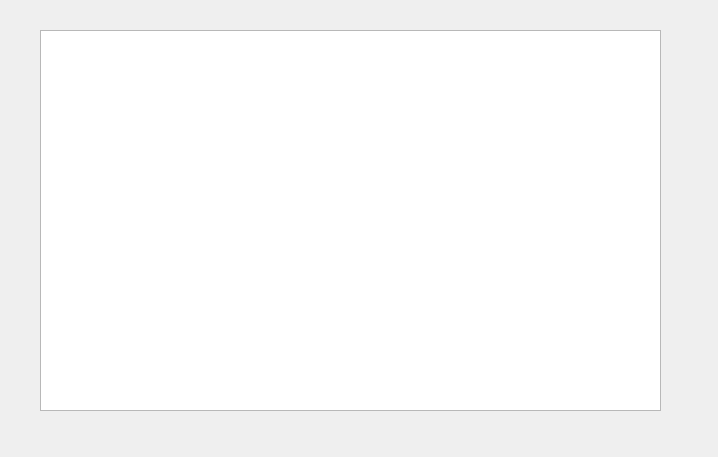
<?xml version="1.0" encoding="UTF-8"?>
<ui version="4.0">
 <class>MainWidget</class>
 <widget class="QWidget" name="MainWidget">
  <property name="geometry">
   <rect>
    <x>0</x>
    <y>0</y>
    <width>718</width>
    <height>457</height>
   </rect>
  </property>
  <property name="windowTitle">
   <string>MainWidget</string>
  </property>
  <widget class="QTreeView" name="treeView">
   <property name="geometry">
    <rect>
     <x>40</x>
     <y>30</y>
     <width>621</width>
     <height>381</height>
    </rect>
   </property>
  </widget>
 </widget>
 <resources/>
 <connections/>
</ui>
